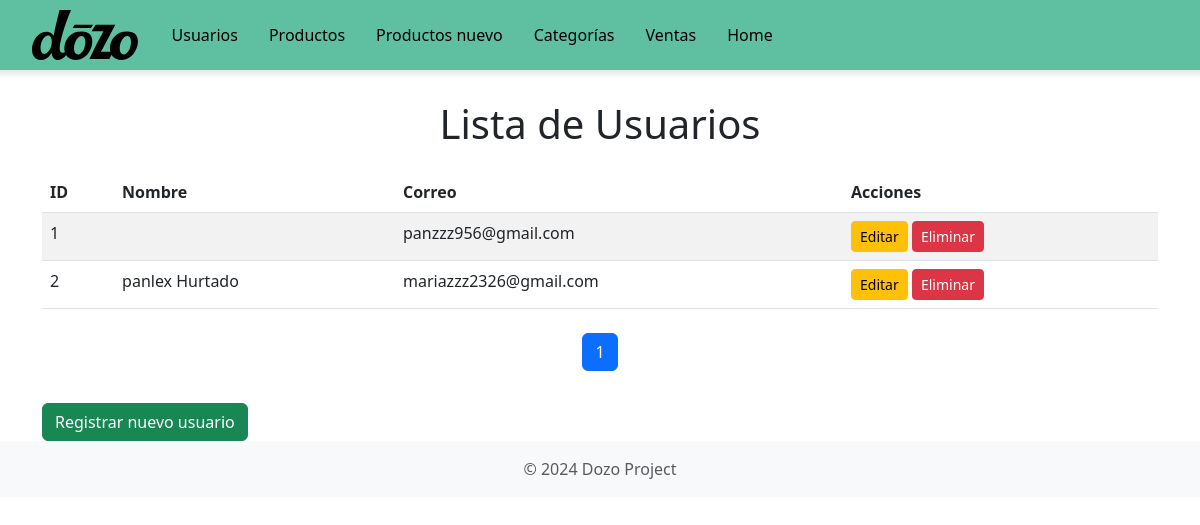
/users/, run on an earlier commit of the app's database.
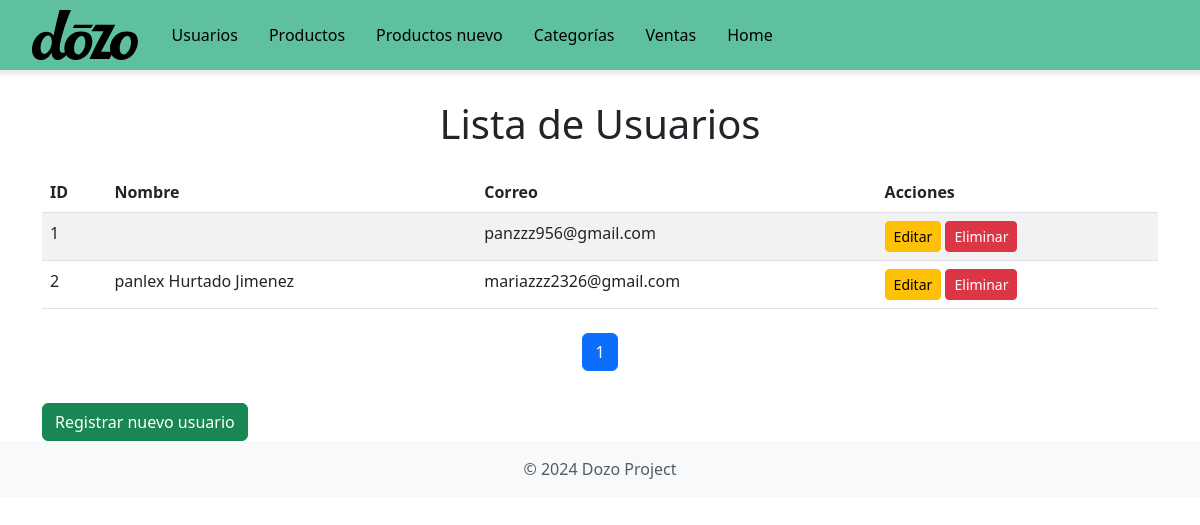
And on a later commit of the database.
### Dozo/models.py (models this page shows, shortened)
class CustomUser(AbstractUser):
    ROLE_CHOICES = [
        ('admin', 'Admin'),
        ('user', 'User'),
    ]
    email = models.EmailField(unique=True, verbose_name="Correo Electrónico")
    first_name = models.CharField(max_length=30, verbose_name="Nombre")
    last_name = models.CharField(max_length=30, verbose_name="Apellido")
    telefono = models.CharField(max_length=30, verbose_name="Telefono")
    department = models.CharField(max_length=100, blank=True, null=True, verbose_name="Departamento")
    city = models.CharField(max_length=100, blank=True, null=True, verbose_name="Ciudad")
    address = models.TextField(blank=True, null=True, verbose_name="Dirección")
    postal_code = models.CharField(max_length=20, blank=True, null=True, verbose_name="Código Postal")
    role = models.CharField(max_length=10, choices=ROLE_CHOICES, default=' ')
    groups = models.ManyToManyField(
        'auth.Group',
        related_name='customuser_set',
        blank=True,
        help_text='Los grupos a los que pertenece este usuario. El usuario obtendrá todos los permisos otorgados a cada uno de sus grupos.',
        related_query_name='customuser',
    )
    user_permissions = models.ManyToManyField(
        'auth.Permission',
        related_name='customuser_set',
        blank=True,
        help_text='Permisos específicos para este usuario.',
        related_query_name='customuser')

### Dozo/views.py (the view)
# urls.py: path('users/', views.mostrar_user, name='mostrar_user'),
def mostrar_user(request):
    users_list = CustomUser.objects.all()
    page = request.GET.get('page', 1)  # Obtener el número de página de los parámetros GET
    paginator = Paginator(users_list, 10)  # Mostrar 10 usuarios por página
    try:
        users = paginator.page(page)
    except PageNotAnInteger:
        users = paginator.page(1)  # Si la página no es un número, mostrar la primera página
    except EmptyPage:
        users = paginator.page(paginator.num_pages)  # Si está fuera de rango, mostrar la última página
    return render(request, 'mostrar_user.html', {
        'users': users
    })

### Dozo/templates/mostrar_user.html (shortened to what this page needs)
<!DOCTYPE html>
<html lang="en">
<head>
    <link href="https://cdn.jsdelivr.net/npm/bootstrap@5.3.0/dist/css/bootstrap.min.css" rel="stylesheet">
</head>
<body>
    <div class="navbar-container">
        <nav class="navbar navbar-expand-lg">
            <div class="container-fluid">
                <a class="navbar-brand" href="#">
                    <img src="/static/logo.svg" alt="logo">
                </a>
                <div class="collapse navbar-collapse" id="navbarNav">
                    <ul class="navbar-nav">
                        <li class="nav-item">
                            <a class="nav-link" href="/users/">Usuarios</a>
                        </li>
                        <li class="nav-item">
                            <a class="nav-link" href="/productos/">Productos</a>
                        </li>
                        <li class="nav-item">
                            <a class="nav-link" href="/productos/nuevo/">Productos nuevo</a>
                        </li>
                        <li class="nav-item">
                            <a class="nav-link" href="/categorias/">Categorías</a>
                        </li>
                        <li class="nav-item">
                            <a class="nav-link" href="/ventas/">Ventas</a>
                        </li>
                        <li class="nav-item">
                            <a class="nav-link" href="http://localhost:3000">Home</a>
                        </li>
                    </ul>
                </div>
            </div>
        </nav>
    </div>
    <div class="container table-container">
        <h1 class="text-center">Lista de Usuarios</h1>
        <table class="table table-striped mt-4">
            <thead>
                <tr>
                    <th>ID</th>
                    <th>Nombre</th>
                    <th>Correo</th>
                    <th>Acciones</th>
                </tr>
            </thead>
            <tbody>
                {% for user in users %}
                <tr>
                    <td>{{ user.id }}</td>
                    <td>{{ user.first_name }} {{ user.last_name }}</td>
                    <td>{{ user.email }}</td>
                    <td>
                        <a href="/users/editar/{{ user.id }}/" class="btn btn-sm btn-warning">Editar</a>
                        <a href="/users/eliminar/{{ user.id }}/" class="btn btn-sm btn-danger">Eliminar</a>
                    </td>
                </tr>
                {% endfor %}
            </tbody>
        </table>
        <div class="d-flex justify-content-center mt-4">
            <nav aria-label="Page navigation">
                <ul class="pagination">
                    {% for num in users.paginator.page_range %}
                        <li class="page-item {% if users.number == num %}active{% endif %}">
                            <a class="page-link" href="?page={{ num }}">{{ num }}</a>
                        </li>
                    {% endfor %}
                </ul>
            </nav>
        </div>
        <a href="/users/registro/" class="btn btn-success mt-3">Registrar nuevo usuario</a>
    </div>
    <footer class="footer mt-auto py-3">
        <div class="container">
            <span class="text-muted">&copy; 2024 Dozo Project</span>
        </div>
    </footer>
</body>
</html>

What changed in the data, as far as the page shows it:
changed CustomUser "panlex": last_name "Hurtado" → "Hurtado Jimenez"
